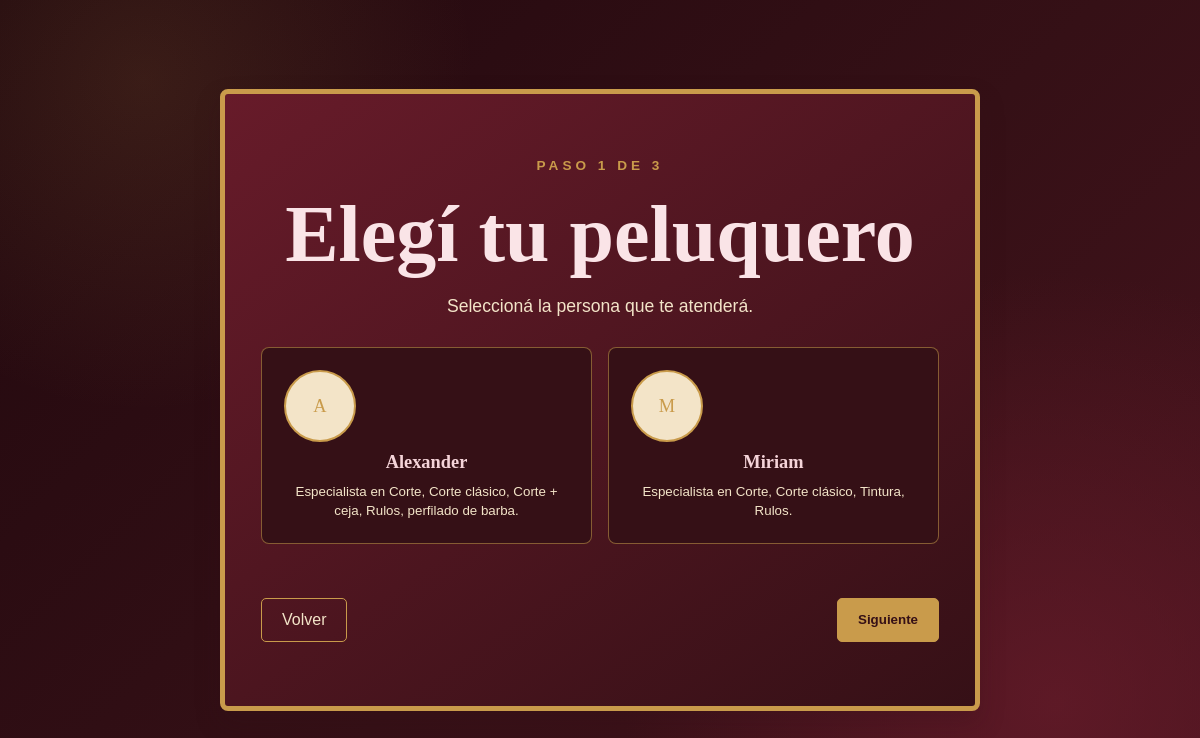
The app's page /reservar/peluquero with its own data.
### tables this page shows
CREATE TABLE peluqueros (
            id INTEGER PRIMARY KEY AUTOINCREMENT,
            nombre TEXT NOT NULL UNIQUE,
            foto TEXT
        , activo INTEGER DEFAULT 1);

### tesis.py (the view, shortened to what this page needs)
@app.route("/reservar/peluquero", methods=["GET", "POST"])
def elegir_peluquero():
    if not obtener_estado_barberia():
        return redirect(url_for("inicio"))
    reserva = session.get("reserva", {})
    servicio_pre = reserva.get("servicio_id")
    peluqueros = list(obtener_peluqueros(solo_activos=True))
    return render_template("reserva_peluquero.html", peluqueros=peluqueros, reserva=reserva)

### tesis.py (called while the page is built)
def obtener_conexion():
    conexion = sqlite3.connect(RUTA_BASE_DE_DATOS)
    conexion.row_factory = sqlite3.Row
    conexion.create_function("fecha_es_pasada", 1, fecha_es_pasada)
    return conexion

def obtener_estado_barberia():
    conexion = obtener_conexion()
    fila = conexion.execute("SELECT valor FROM configuracion WHERE clave = 'barberia_activa'").fetchone()
    conexion.close()
    return fila["valor"] == "1" if fila else True

def obtener_peluqueros(solo_activos=True):
    conexion = obtener_conexion()
    query = """
        SELECT peluqueros.id, peluqueros.nombre, peluqueros.foto, peluqueros.activo,
               GROUP_CONCAT(servicios.nombre, ', ') AS especialidades
        FROM peluqueros
        LEFT JOIN peluquero_servicios ON peluqueros.id = peluquero_servicios.peluquero_id
        LEFT JOIN servicios ON servicios.id_servicio = peluquero_servicios.servicio_id
    """
    if solo_activos:
        query += " WHERE peluqueros.activo = 1 "
    query += """
        GROUP BY peluqueros.id
        ORDER BY peluqueros.nombre
    """
    peluqueros = conexion.execute(query).fetchall()
    conexion.close()
    return peluqueros

### templates/reserva_peluquero.html (shortened to what this page needs)
<!DOCTYPE html>
<html lang="es">
<head>
    <link rel="stylesheet" href="{{ url_for('static', filename='css/style.css') }}">
</head>
<body>
    <main class="portada reserva">
        <p class="detalle">PASO 1 DE 3</p>
        <h1>Elegí tu peluquero</h1>
        <p class="mensaje">Seleccioná la persona que te atenderá.</p>
        <form method="post">
            <div class="tarjetas-peluqueros">
                {% for peluquero in peluqueros %}
                    <label class="tarjeta-seleccionable">
                        {% if peluquero.foto %}
                            <img src="{{ peluquero.foto }}" alt="Foto de {{ peluquero.nombre }}">
                        {% else %}
                            <span class="foto-predeterminada">{{ peluquero.nombre[0] }}</span>
                        {% endif %}
                        <strong>{{ peluquero.nombre }}</strong>
                        <small>Especialista en {{ peluquero.especialidades or "cortes personalizados" }}.</small>
                    </label>
                {% endfor %}
            </div>
            <div class="navegacion-pasos">
                <a class="boton-secundario" href="{{ url_for('inicio') }}">Volver</a>
                <button type="submit">Siguiente</button>
            </div>
        </form>
    </main>
</body>
</html>

### static/css/style.css (style rules this page uses)
:root { --bordo: #5c1823; --bordo-oscuro: #351016; --bordo-muy-oscuro: #21080e; --beige: #f3e4c8; --dorado: #c99b4b; --dorado-brillante: #dfb25d; --dorado-suave: rgba(201, 155, 75, 0.35); --texto-bordo-titulo: #fae4e7; --texto-bordo-subtitulo: #f5d4d9; --texto-bordo-suave: #edd0d5; --texto-bordo-etiqueta: #f8dee2; --texto-bordo-profundo: #4a121c; }
* { box-sizing: border-box; }
html, body { max-width: 100%; overflow-x: hidden; }
body { margin: 0; min-height: 100vh; display: grid; place-items: center; padding: 24px 12px; box-sizing: border-box; background: radial-gradient(circle at 12% 10%, rgba(201, 155, 75, 0.13), transparent 26%), radial-gradient(circle at 88% 88%, rgba(105, 28, 43, 0.7), transparent 34%), linear-gradient(135deg, #21080e, var(--bordo-oscuro) 55%, #47131d); font-family: Arial, sans-serif; }
.portada { width: 100%; max-width: 760px; padding: clamp(32px, 6vw, 64px) clamp(16px, 4vw, 36px); box-sizing: border-box; text-align: center; color: var(--beige); background: linear-gradient(145deg, rgba(104, 27, 42, 0.98), rgba(53, 16, 22, 0.98)); border: clamp(3px, 1vw, 5px) solid var(--dorado); border-radius: 8px; box-shadow: 0 12px 25px rgba(53, 16, 22, 0.25); }
.detalle { margin: 0; color: var(--dorado); font-size: 0.85rem; font-weight: bold; letter-spacing: 4px; }
h1 { margin: 16px 0; font-family: Georgia, serif; font-size: clamp(2.8rem, 9vw, 5rem); color: var(--texto-bordo-titulo); }
.mensaje { margin: 0; font-size: 1.1rem; }
.boton-principal, button { display: inline-block; width: fit-content; margin-top: 28px; padding: 12px 20px; border: 1px solid var(--dorado); border-radius: 5px; color: var(--bordo-oscuro); background-color: var(--dorado); font-weight: bold; text-decoration: none; cursor: pointer; }
.reserva { max-width: 760px; width: 100%; box-sizing: border-box; }
.tarjetas-peluqueros, .tarjetas-servicios { display: grid; grid-template-columns: repeat(auto-fit, minmax(210px, 1fr)); gap: 16px; margin-top: 30px; }
.tarjeta-seleccionable { display: grid; gap: 10px; padding: 22px; border: 1px solid rgba(201, 155, 75, 0.55); border-radius: 8px; background-color: var(--bordo-oscuro); cursor: pointer; }
.tarjeta-seleccionable strong { color: var(--texto-bordo-subtitulo); font-size: 1.15rem; font-family: Georgia, serif; transition: color 0.2s ease; }
.tarjeta-seleccionable span { color: var(--dorado); font-size: 1.15rem; }
.tarjeta-seleccionable small { line-height: 1.4; }
.foto-predeterminada, .tarjeta-seleccionable img { width: 72px; height: 72px; display: grid; place-items: center; border: 2px solid var(--dorado); border-radius: 50%; color: var(--bordo-oscuro); background-color: var(--beige); font-family: Georgia, serif; font-size: 1.8rem; object-fit: cover; }
.navegacion-pasos { display: flex; justify-content: space-between; gap: 12px; margin-top: 26px; }
.boton-secundario { display: inline-block; margin-top: 28px; padding: 12px 20px; border: 1px solid var(--dorado); border-radius: 5px; color: var(--beige); text-decoration: none; }

### records on screen
peluqueros: nombre "A", nombre "Alexander", especialidades "Corte, Corte clásico, Corte + ceja, Rulos, perfilado de barba"
peluqueros: nombre "M", nombre "Miriam", especialidades "Corte, Corte clásico, Tintura, Rulos"
